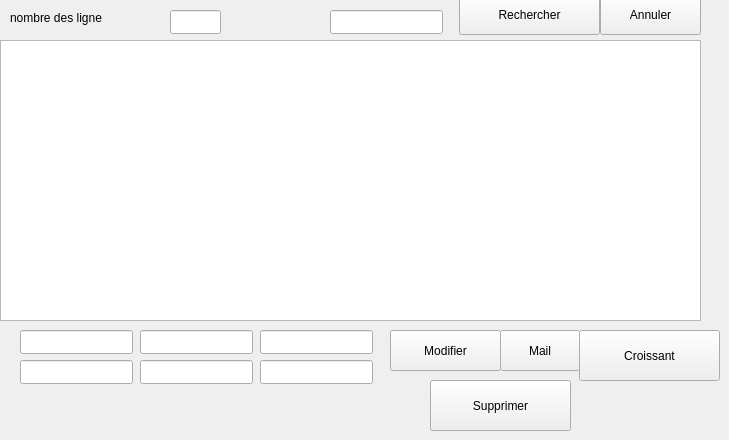
      <widget class="QWidget" name="tab_6">
       <attribute name="title">
        <string>Afficher les sponsors</string>
       </attribute>
       <widget class="QTableView" name="tab_sponsors">
        <property name="geometry">
         <rect>
          <x>0</x>
          <y>40</y>
          <width>701</width>
          <height>281</height>
         </rect>
        </property>
       </widget>
       <widget class="QLineEdit" name="ids_edit">
        <property name="geometry">
         <rect>
          <x>20</x>
          <y>330</y>
          <width>113</width>
          <height>24</height>
         </rect>
        </property>
       </widget>
       <widget class="QLineEdit" name="tel_edit">
        <property name="geometry">
         <rect>
          <x>140</x>
          <y>330</y>
          <width>113</width>
          <height>24</height>
         </rect>
        </property>
       </widget>
       <widget class="QLineEdit" name="nom_edit">
        <property name="geometry">
         <rect>
          <x>260</x>
          <y>330</y>
          <width>113</width>
          <height>24</height>
         </rect>
        </property>
       </widget>
       <widget class="QLineEdit" name="email_edit">
        <property name="geometry">
         <rect>
          <x>20</x>
          <y>360</y>
          <width>113</width>
          <height>24</height>
         </rect>
        </property>
       </widget>
       <widget class="QLineEdit" name="typeS_edit">
        <property name="geometry">
         <rect>
          <x>140</x>
          <y>360</y>
          <width>113</width>
          <height>24</height>
         </rect>
        </property>
       </widget>
       <widget class="QLineEdit" name="mat_edit">
        <property name="geometry">
         <rect>
          <x>260</x>
          <y>360</y>
          <width>113</width>
          <height>24</height>
         </rect>
        </property>
       </widget>
       <widget class="QPushButton" name="modifierS">
        <property name="geometry">
         <rect>
          <x>390</x>
          <y>330</y>
          <width>111</width>
          <height>41</height>
         </rect>
        </property>
        <property name="cursor">
         <cursorShape>PointingHandCursor</cursorShape>
        </property>
        <property name="text">
         <string>Modifier</string>
        </property>
       </widget>
       <widget class="QPushButton" name="supprimerS">
        <property name="geometry">
         <rect>
          <x>430</x>
          <y>380</y>
          <width>141</width>
          <height>51</height>
         </rect>
        </property>
        <property name="cursor">
         <cursorShape>PointingHandCursor</cursorShape>
        </property>
        <property name="text">
         <string>Supprimer</string>
        </property>
       </widget>
       <widget class="QLineEdit" name="searchS">
        <property name="geometry">
         <rect>
          <x>330</x>
          <y>10</y>
          <width>113</width>
          <height>24</height>
         </rect>
        </property>
       </widget>
       <widget class="QPushButton" name="searchS_pb">
        <property name="geometry">
         <rect>
          <x>459</x>
          <y>-6</y>
          <width>141</width>
          <height>41</height>
         </rect>
        </property>
        <property name="cursor">
         <cursorShape>PointingHandCursor</cursorShape>
        </property>
        <property name="text">
         <string>Rechercher</string>
        </property>
       </widget>
       <widget class="QPushButton" name="annulerS_pb">
        <property name="geometry">
         <rect>
          <x>600</x>
          <y>-6</y>
          <width>101</width>
          <height>41</height>
         </rect>
        </property>
        <property name="cursor">
         <cursorShape>PointingHandCursor</cursorShape>
        </property>
        <property name="text">
         <string>Annuler</string>
        </property>
       </widget>
       <widget class="QPushButton" name="up">
        <property name="geometry">
         <rect>
          <x>579</x>
          <y>330</y>
          <width>141</width>
          <height>51</height>
         </rect>
        </property>
        <property name="cursor">
         <cursorShape>PointingHandCursor</cursorShape>
        </property>
        <property name="text">
         <string>Croissant</string>
        </property>
       </widget>
       <widget class="QLabel" name="label_7">
        <property name="geometry">
         <rect>
          <x>10</x>
          <y>10</y>
          <width>161</width>
          <height>16</height>
         </rect>
        </property>
        <property name="text">
         <string>nombre des ligne</string>
        </property>
       </widget>
       <widget class="QLineEdit" name="lineEdit">
        <property name="geometry">
         <rect>
          <x>170</x>
          <y>10</y>
          <width>51</width>
          <height>24</height>
         </rect>
        </property>
       </widget>
       <widget class="QPushButton" name="pb_mail">
        <property name="geometry">
         <rect>
          <x>500</x>
          <y>330</y>
          <width>80</width>
          <height>41</height>
         </rect>
        </property>
        <property name="cursor">
         <cursorShape>PointingHandCursor</cursorShape>
        </property>
        <property name="text">
         <string>Mail</string>
        </property>
       </widget>
      </widget>
